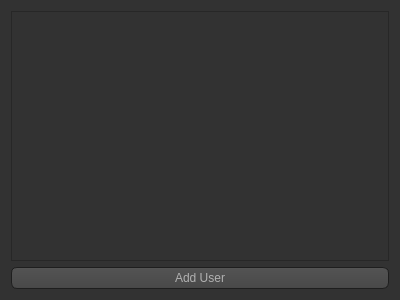
<?xml version="1.0" encoding="UTF-8"?>
<ui version="4.0">
 <class>Users</class>
 <widget class="QWidget" name="Users">
  <property name="geometry">
   <rect>
    <x>0</x>
    <y>0</y>
    <width>400</width>
    <height>300</height>
   </rect>
  </property>
  <property name="windowTitle">
   <string>Form</string>
  </property>
  <property name="styleSheet">
   <string notr="true">QToolTip
{
     border: 1px solid black;
     background-color: #ffa02f;
     padding: 1px;
     border-radius: 3px;
     opacity: 100;
}

QWidget
{
    color: #b1b1b1;
    background-color: #323232;
}

QWidget:item:hover
{
    background-color: QLinearGradient( x1: 0, y1: 0, x2: 0, y2: 1, stop: 0 #ffa02f, stop: 1 #ca0619);
    color: #000000;
}

QWidget:item:selected
{
    background-color: QLinearGradient( x1: 0, y1: 0, x2: 0, y2: 1, stop: 0 #ffa02f, stop: 1 #d7801a);
}

QMenuBar::item
{
    background: transparent;
}

QMenuBar::item:selected
{
    background: transparent;
    border: 1px solid #ffaa00;
}

QMenuBar::item:pressed
{
    background: #444;
    border: 1px solid #000;
    background-color: QLinearGradient(
        x1:0, y1:0,
        x2:0, y2:1,
        stop:1 #212121,
        stop:0.4 #343434/*,
        stop:0.2 #343434,
        stop:0.1 #ffaa00*/
    );
    margin-bottom:-1px;
    padding-bottom:1px;
}

QMenu
{
    border: 1px solid #000;
}

QMenu::item
{
    padding: 2px 20px 2px 20px;
}

QMenu::item:selected
{
    color: #000000;
}

QWidget:disabled
{
    color: #404040;
    background-color: #323232;
}

QAbstractItemView
{
    background-color: QLinearGradient( x1: 0, y1: 0, x2: 0, y2: 1, stop: 0 #4d4d4d, stop: 0.1 #646464, stop: 1 #5d5d5d);
}

QWidget:focus
{
    /*border: 2px solid QLinearGradient( x1: 0, y1: 0, x2: 0, y2: 1, stop: 0 #ffa02f, stop: 1 #d7801a);*/
}

QLineEdit
{
    background-color: QLinearGradient( x1: 0, y1: 0, x2: 0, y2: 1, stop: 0 #4d4d4d, stop: 0 #646464, stop: 1 #5d5d5d);
    padding: 1px;
    border-style: solid;
    border: 1px solid #1e1e1e;
    border-radius: 5;
}

QPushButton
{
    color: #b1b1b1;
    background-color: QLinearGradient( x1: 0, y1: 0, x2: 0, y2: 1, stop: 0 #565656, stop: 0.1 #525252, stop: 0.5 #4e4e4e, stop: 0.9 #4a4a4a, stop: 1 #464646);
    border-width: 1px;
    border-color: #1e1e1e;
    border-style: solid;
    border-radius: 6;
    padding: 3px;
    font-size: 12px;
    padding-left: 5px;
    padding-right: 5px;
}

QPushButton:pressed
{
    background-color: QLinearGradient( x1: 0, y1: 0, x2: 0, y2: 1, stop: 0 #2d2d2d, stop: 0.1 #2b2b2b, stop: 0.5 #292929, stop: 0.9 #282828, stop: 1 #252525);
}

QComboBox
{
    selection-background-color: #ffaa00;
    background-color: QLinearGradient( x1: 0, y1: 0, x2: 0, y2: 1, stop: 0 #565656, stop: 0.1 #525252, stop: 0.5 #4e4e4e, stop: 0.9 #4a4a4a, stop: 1 #464646);
    border-style: solid;
    border: 1px solid #1e1e1e;
    border-radius: 5;
}

QComboBox:hover,QPushButton:hover
{
    border: 2px solid QLinearGradient( x1: 0, y1: 0, x2: 0, y2: 1, stop: 0 #ffa02f, stop: 1 #d7801a);
}


QComboBox:on
{
    padding-top: 3px;
    padding-left: 4px;
    background-color: QLinearGradient( x1: 0, y1: 0, x2: 0, y2: 1, stop: 0 #2d2d2d, stop: 0.1 #2b2b2b, stop: 0.5 #292929, stop: 0.9 #282828, stop: 1 #252525);
    selection-background-color: #ffaa00;
}

QComboBox QAbstractItemView
{
    border: 2px solid darkgray;
    selection-background-color: QLinearGradient( x1: 0, y1: 0, x2: 0, y2: 1, stop: 0 #ffa02f, stop: 1 #d7801a);
}

QComboBox::drop-down
{
     subcontrol-origin: padding;
     subcontrol-position: top right;
     width: 15px;

     border-left-width: 0px;
     border-left-color: darkgray;
     border-left-style: solid; /* just a single line */
     border-top-right-radius: 3px; /* same radius as the QComboBox */
     border-bottom-right-radius: 3px;
 }

QComboBox::down-arrow
{
     image: url(:/down_arrow.png);
}

QGroupBox:focus
{
border: 2px solid QLinearGradient( x1: 0, y1: 0, x2: 0, y2: 1, stop: 0 #ffa02f, stop: 1 #d7801a);
}

QTextEdit:focus
{
    border: 2px solid QLinearGradient( x1: 0, y1: 0, x2: 0, y2: 1, stop: 0 #ffa02f, stop: 1 #d7801a);
}

QScrollBar:horizontal {
     border: 1px solid #222222;
     background: QLinearGradient( x1: 0, y1: 0, x2: 0, y2: 1, stop: 0.0 #121212, stop: 0.2 #282828, stop: 1 #484848);
     height: 7px;
     margin: 0px 16px 0 16px;
}

QScrollBar::handle:horizontal
{
      background: QLinearGradient( x1: 0, y1: 0, x2: 1, y2: 0, stop: 0 #ffa02f, stop: 0.5 #d7801a, stop: 1 #ffa02f);
      min-height: 20px;
      border-radius: 2px;
}

QScrollBar::add-line:horizontal {
      border: 1px solid #1b1b19;
      border-radius: 2px;
      background: QLinearGradient( x1: 0, y1: 0, x2: 1, y2: 0, stop: 0 #ffa02f, stop: 1 #d7801a);
      width: 14px;
      subcontrol-position: right;
      subcontrol-origin: margin;
}

QScrollBar::sub-line:horizontal {
      border: 1px solid #1b1b19;
      border-radius: 2px;
      background: QLinearGradient( x1: 0, y1: 0, x2: 1, y2: 0, stop: 0 #ffa02f, stop: 1 #d7801a);
      width: 14px;
     subcontrol-position: left;
     subcontrol-origin: margin;
}

QScrollBar::right-arrow:horizontal, QScrollBar::left-arrow:horizontal
{
      border: 1px solid black;
      width: 1px;
      height: 1px;
      background: white;
}

QScrollBar::add-page:horizontal, QScrollBar::sub-page:horizontal
{
      background: none;
}

QScrollBar:vertical
{
      background: QLinearGradient( x1: 0, y1: 0, x2: 1, y2: 0, stop: 0.0 #121212, stop: 0.2 #282828, stop: 1 #484848);
      width: 7px;
      margin: 16px 0 16px 0;
      border: 1px solid #222222;
}

QScrollBar::handle:vertical
{
      background: QLinearGradient( x1: 0, y1: 0, x2: 0, y2: 1, stop: 0 #ffa02f, stop: 0.5 #d7801a, stop: 1 #ffa02f);
      min-height: 20px;
      border-radius: 2px;
}

QScrollBar::add-line:vertical
{
      border: 1px solid #1b1b19;
      border-radius: 2px;
      background: QLinearGradient( x1: 0, y1: 0, x2: 0, y2: 1, stop: 0 #ffa02f, stop: 1 #d7801a);
      height: 14px;
      subcontrol-position: bottom;
      subcontrol-origin: margin;
}

QScrollBar::sub-line:vertical
{
      border: 1px solid #1b1b19;
      border-radius: 2px;
      background: QLinearGradient( x1: 0, y1: 0, x2: 0, y2: 1, stop: 0 #d7801a, stop: 1 #ffa02f);
      height: 14px;
      subcontrol-position: top;
      subcontrol-origin: margin;
}

QScrollBar::up-arrow:vertical, QScrollBar::down-arrow:vertical
{
      border: 1px solid black;
      width: 1px;
      height: 1px;
      background: white;
}


QScrollBar::add-page:vertical, QScrollBar::sub-page:vertical
{
      background: none;
}

QTextEdit
{
    background-color: #242424;
}

QPlainTextEdit
{
    background-color: #242424;
}

QHeaderView::section
{
    background-color: QLinearGradient(x1:0, y1:0, x2:0, y2:1, stop:0 #616161, stop: 0.5 #505050, stop: 0.6 #434343, stop:1 #656565);
    color: white;
    padding-left: 4px;
    border: 1px solid #6c6c6c;
}

QCheckBox:disabled
{
color: #414141;
}

QDockWidget::title
{
    text-align: center;
    spacing: 3px; /* spacing between items in the tool bar */
    background-color: QLinearGradient(x1:0, y1:0, x2:0, y2:1, stop:0 #323232, stop: 0.5 #242424, stop:1 #323232);
}

QDockWidget::close-button, QDockWidget::float-button
{
    text-align: center;
    spacing: 1px; /* spacing between items in the tool bar */
    background-color: QLinearGradient(x1:0, y1:0, x2:0, y2:1, stop:0 #323232, stop: 0.5 #242424, stop:1 #323232);
}

QDockWidget::close-button:hover, QDockWidget::float-button:hover
{
    background: #242424;
}

QDockWidget::close-button:pressed, QDockWidget::float-button:pressed
{
    padding: 1px -1px -1px 1px;
}

QMainWindow::separator
{
    background-color: QLinearGradient(x1:0, y1:0, x2:0, y2:1, stop:0 #161616, stop: 0.5 #151515, stop: 0.6 #212121, stop:1 #343434);
    color: white;
    padding-left: 4px;
    border: 1px solid #4c4c4c;
    spacing: 3px; /* spacing between items in the tool bar */
}

QMainWindow::separator:hover
{

    background-color: QLinearGradient(x1:0, y1:0, x2:0, y2:1, stop:0 #d7801a, stop:0.5 #b56c17 stop:1 #ffa02f);
    color: white;
    padding-left: 4px;
    border: 1px solid #6c6c6c;
    spacing: 3px; /* spacing between items in the tool bar */
}

QToolBar::handle
{
     spacing: 3px; /* spacing between items in the tool bar */
     background: url(:/images/handle.png);
}

QMenu::separator
{
    height: 2px;
    background-color: QLinearGradient(x1:0, y1:0, x2:0, y2:1, stop:0 #161616, stop: 0.5 #151515, stop: 0.6 #212121, stop:1 #343434);
    color: white;
    padding-left: 4px;
    margin-left: 10px;
    margin-right: 5px;
}

QProgressBar
{
    border: 2px solid grey;
    border-radius: 5px;
    text-align: center;
}

QProgressBar::chunk
{
    background-color: #d7801a;
    width: 2.15px;
    margin: 0.5px;
}

QTabBar::tab {
    color: #b1b1b1;
    border: 1px solid #444;
    border-bottom-style: none;
    background-color: #323232;
    padding-left: 10px;
    padding-right: 10px;
    padding-top: 3px;
    padding-bottom: 2px;
    margin-right: -1px;
}

QTabWidget::pane {
    border: 1px solid #444;
    top: 1px;
}

QTabBar::tab:last
{
    margin-right: 0; /* the last selected tab has nothing to overlap with on the right */
    border-top-right-radius: 3px;
}

QTabBar::tab:first:!selected
{
 margin-left: 0px; /* the last selected tab has nothing to overlap with on the right */


    border-top-left-radius: 3px;
}

QTabBar::tab:!selected
{
    color: #b1b1b1;
    border-bottom-style: solid;
    margin-top: 3px;
    background-color: QLinearGradient(x1:0, y1:0, x2:0, y2:1, stop:1 #212121, stop:.4 #343434);
}

QTabBar::tab:selected
{
    border-top-left-radius: 3px;
    border-top-right-radius: 3px;
    margin-bottom: 0px;
}

QTabBar::tab:!selected:hover
{
    /*border-top: 2px solid #ffaa00;
    padding-bottom: 3px;*/
    border-top-left-radius: 3px;
    border-top-right-radius: 3px;
    background-color: QLinearGradient(x1:0, y1:0, x2:0, y2:1, stop:1 #212121, stop:0.4 #343434, stop:0.2 #343434, stop:0.1 #ffaa00);
}

QRadioButton::indicator:checked, QRadioButton::indicator:unchecked{
    color: #b1b1b1;
    background-color: #323232;
    border: 1px solid #b1b1b1;
    border-radius: 6px;
}

QRadioButton::indicator:checked
{
    background-color: qradialgradient(
        cx: 0.5, cy: 0.5,
        fx: 0.5, fy: 0.5,
        radius: 1.0,
        stop: 0.25 #ffaa00,
        stop: 0.3 #323232
    );
}

QCheckBox::indicator{
    color: #b1b1b1;
    background-color: #323232;
    border: 1px solid #b1b1b1;
    width: 9px;
    height: 9px;
}

QRadioButton::indicator
{
    border-radius: 6px;
}

QRadioButton::indicator:hover, QCheckBox::indicator:hover
{
    border: 1px solid #ffaa00;
}

QCheckBox::indicator:checked
{
    image:url(:/images/checkbox.png);
}

QCheckBox::indicator:disabled, QRadioButton::indicator:disabled
{
    border: 1px solid #444;
}</string>
  </property>
  <layout class="QGridLayout" name="gridLayout">
   <item row="0" column="0">
    <widget class="QScrollArea" name="scrollArea_Users">
     <property name="widgetResizable">
      <bool>true</bool>
     </property>
     <widget class="QWidget" name="scrollAreaWidgetContents">
      <property name="geometry">
       <rect>
        <x>0</x>
        <y>0</y>
        <width>380</width>
        <height>252</height>
       </rect>
      </property>
     </widget>
    </widget>
   </item>
   <item row="1" column="0">
    <widget class="QPushButton" name="btn_AddUser">
     <property name="text">
      <string>Add User</string>
     </property>
    </widget>
   </item>
  </layout>
 </widget>
 <resources/>
 <connections/>
</ui>
